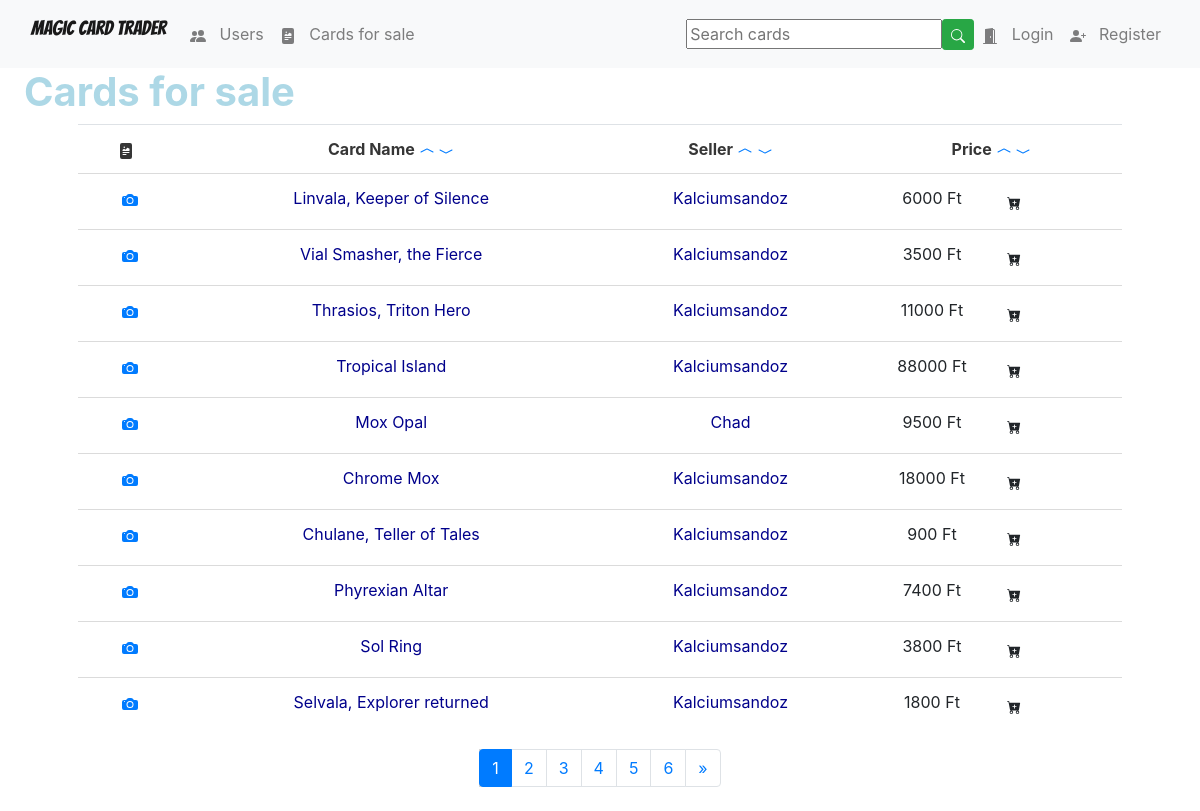
Page /cards/ on the committed database.
### Magic/models.py (models this page shows, shortened)
class Card(models.Model):
    name = models.CharField(max_length = 150)
    set_name = models.CharField(max_length = 150)
    price = models.IntegerField()
    user = models.ForeignKey(User, on_delete=models.CASCADE)
    is_foil = models.BooleanField(default=False)
    is_ordered = models.BooleanField(default=False)
    image_url = models.TextField()

### Magic/views.py (the view)
# urls.py: path('cards/', views.cards, name="cards"),
def cards(request):
    template = loader.get_template('magic/cards.html')
    if request.user.is_authenticated:
        all_cards = Card.objects.filter(is_ordered=False).exclude(user=request.user)
    else:
        all_cards = Card.objects.filter(is_ordered=False)
    order_by = request.GET.get('order_by')
    direction = request.GET.get('direction')
    if direction == 'desc':
        if order_by == 'price':
            all_cards = all_cards.order_by(order_by).reverse()
        else:
            all_cards = all_cards.order_by(Lower(order_by)).reverse()
    elif direction == 'asc':
        if order_by == 'price':
            all_cards = all_cards.order_by(order_by)
        else:
            all_cards = all_cards.order_by(Lower(order_by))
    card_filter = CardFilter(request.GET, queryset=all_cards)
    all_cards = card_filter.qs
    paginator = Paginator(all_cards, 10)
    page = request.GET.get('page', 1)
    try:
        cards = paginator.page(page)
    except PageNotAnInteger:
        cards = paginator.page(1)
    except EmptyPage:
        cards = paginator.page(paginator.num_pages)
    context = {
        'all_cards': all_cards,
        'cards': cards,
        'nbar':'cards',
        'order_by': order_by,
        'direction': direction,
        'card_filter': card_filter,
    }
    return HttpResponse(template.render(context, request))

### Magic/templates/magic/cards.html (shortened to what this page needs)
{% extends 'magic/base.html' %}
{% block body %}
    {% if all_cards %}
        <h1 class="basic-text cards-header ml-4">Cards for sale</h1>
        <div class="mr-6 ml-6" style="padding-right: 30px; padding-left: 30px;">
            <table class="table is-hoverable is-stripped center" style="max-width: 1500px; align-self: center; margin-left: auto; margin-right: auto;">
                <tr>
                    <th><span class="glyphicon glyphicon-king" aria-hidden="true">
                </span>&nbsp;
            </span></th>
                <th>Card Name
                    <a href="?order_by=name&direction=asc">
                        <span class="bi bi-chevron-up">
                            <svg width="1em" height="1em" viewBox="0 0 16 16" class="bi bi-chevron-compact-up" fill="currentColor" xmlns="http://www.w3.org/2000/svg">
                                <path fill-rule="evenodd" d="M7.776 5.553a.5.5 0 0 1 .448 0l6 3a.5.5 0 1 1-.448.894L8 6.56 2.224 9.447a.5.5 0 1 1-.448-.894l6-3z"/>
                            </svg>
                        </span>
                    </a>
                    <a href="?order_by=name&direction=desc">
                        <span class="glyphicon glyphicon-chevron-down">
                            <svg width="1em" height="1em" viewBox="0 0 16 16" class="bi bi-chevron-compact-down" fill="currentColor" xmlns="http://www.w3.org/2000/svg">
                                <path fill-rule="evenodd" d="M1.553 6.776a.5.5 0 0 1 .67-.223L8 9.44l5.776-2.888a.5.5 0 1 1 .448.894l-6 3a.5.5 0 0 1-.448 0l-6-3a.5.5 0 0 1-.223-.67z"/>
                            </svg>
                        </span>
                    </a>
                </th>
                <th>Seller
                    <a href="?order_by=user&direction=desc">
                        <span class="glyphicon glyphicon-chevron-up">
                            <svg width="1em" height="1em" viewBox="0 0 16 16" class="bi bi-chevron-compact-up" fill="currentColor" xmlns="http://www.w3.org/2000/svg">
                                <path fill-rule="evenodd" d="M7.776 5.553a.5.5 0 0 1 .448 0l6 3a.5.5 0 1 1-.448.894L8 6.56 2.224 9.447a.5.5 0 1 1-.448-.894l6-3z"/>
                            </svg>
                        </span>
                    </a>
                    <a href="?order_by=user&direction=asc">
                        <span class="glyphicon glyphicon-chevron-down">
                            <svg width="1em" height="1em" viewBox="0 0 16 16" class="bi bi-chevron-compact-down" fill="currentColor" xmlns="http://www.w3.org/2000/svg">
                                <path fill-rule="evenodd" d="M1.553 6.776a.5.5 0 0 1 .67-.223L8 9.44l5.776-2.888a.5.5 0 1 1 .448.894l-6 3a.5.5 0 0 1-.448 0l-6-3a.5.5 0 0 1-.223-.67z"/>
                            </svg>
                        </span>
                    </a>
                </th>
                <th>Price
                    <a href="?order_by=price&direction=asc">
                        <span class="glyphicon glyphicon-chevron-up">
                            <svg width="1em" height="1em" viewBox="0 0 16 16" class="bi bi-chevron-compact-up" fill="currentColor" xmlns="http://www.w3.org/2000/svg">
                                <path fill-rule="evenodd" d="M7.776 5.553a.5.5 0 0 1 .448 0l6 3a.5.5 0 1 1-.448.894L8 6.56 2.224 9.447a.5.5 0 1 1-.448-.894l6-3z"/>
                            </svg>
                        </span>
                    </a>
                    <a href="?order_by=price&direction=desc">
                        <span class="glyphicon glyphicon-chevron-down">
                            <svg width="1em" height="1em" viewBox="0 0 16 16" class="bi bi-chevron-compact-down" fill="currentColor" xmlns="http://www.w3.org/2000/svg">
                                <path fill-rule="evenodd" d="M1.553 6.776a.5.5 0 0 1 .67-.223L8 9.44l5.776-2.888a.5.5 0 1 1 .448.894l-6 3a.5.5 0 0 1-.448 0l-6-3a.5.5 0 0 1-.223-.67z"/>
                            </svg>
                        </span>
                    </a>
                </th>
            </tr>
            {% for card in cards %}
            <tr>
                <td class="img-td">
                        <a href="#"
                        onmouseover="document.getElementById('place-holder-{{ forloop.counter }}').src='{{ card.image_url }}';"
                        onmouseout="document.getElementById('place-holder-{{ forloop.counter }}').src='';">
                        <span class="glyphicon glyphicon-camera">
                            </span>
                        </a>
                    </td>
                    <td>
                        <a class="card-td-link" href="{% url 'Magic:card_detail' card.id %}">{{card.name}}</a>
                    </td>
                    <td class="seller-td">
                        <a class="user-td-link" href="{% url 'Magic:user_detail' card.user.id %}">{{card.user}}</a>
                    </td>
                    <td class="price-td">
                        {{card.price}} Ft
                        <a href="{% url 'Magic:add_to_cart' card.id %}" >
                            <button type="submit" class="btn btn-default btn-sm btn-cart">
                                <span class="glyphicon glyphicon-shopping-cart mr-6">
                                </span>
                            </button>
                        </a>
                    </td>
                </tr>
                {% endfor %}
            </table>
        </div>
            <nav aria-label="Page navigation" class="mb-4">
                {% if cards.has_other_pages %}
                <ul class="pagination justify-content-center">
                    {% for i in cards.paginator.page_range %}
                    {% if cards.number == i %}
                    <li class="page-item active" aria-current="page"><span class="page-link">{{ i }} <span class="sr-only">(current)</span></span></li>
                    {% else %}
                    <li class="page-item"><a href="?page={{ i }}&order_by={{ order_by }}&direction={{ direction }}" class="page-link">{{ i }}</a></li>
                        {% endif %}
                    {% endfor %}
                    {% if cards.has_next %}
                        <li class="page-item"><a href="?page={{ cards.next_page_number }}&order_by={{ order_by }}&direction={{ direction }}" class="page-link">&raquo;</a></li>
                    {% endif %}
                </ul>
            {% endif %}
        </nav>
            {% else %}
            <h3 class="basic-text">No cards available for sale</h3>
    {% endif %}
{% endblock %}

### Magic/static/magic/style.css (style rules this page uses)
body { background-color: white; }
html { background-color: white; }
.active { color: aqua; background-color: lightgrey; }
.basic-text { color: lightblue; font-weight: bold; }
.cards-header { border-bottom: 50ptx; }
table { align-self: center; }
.img-td { width: 10%; }
.user-td-link, .card-td-link { color: darkblue; }
.seller-td, .price-td { width: 25%; }
.center { text-align: center; }
.btn-cart { float: right; margin-right: 25px; padding-left: 15px; padding-right: 15px; }

### rows in the picture
Card: name "Linvala, Keeper of Silence", user "Kalciumsandoz", price "6000"
Card: name "Vial Smasher, the Fierce", user "Kalciumsandoz", price "3500"
Card: name "Thrasios, Triton Hero", user "Kalciumsandoz", price "11000"
Card: name "Tropical Island", user "Kalciumsandoz", price "88000"
Card: name "Mox Opal", user "Chad", price "9500"
Card: name "Chrome Mox", user "Kalciumsandoz", price "18000"
Card: name "Chulane, Teller of Tales", user "Kalciumsandoz", price "900"
Card: name "Phyrexian Altar", user "Kalciumsandoz", price "7400"
Card: name "Sol Ring", user "Kalciumsandoz", price "3800"
Card: name "Selvala, Explorer returned", user "Kalciumsandoz", price "1800"

### other values in the picture
{{ i }} "1"
{{ i }} "2" "3" "4" "5" "6"
